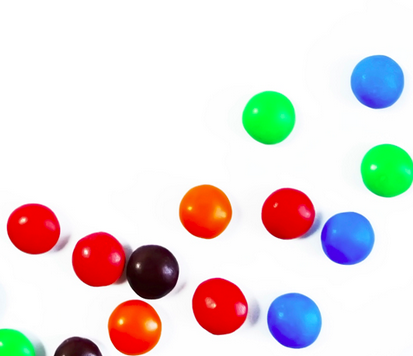
#> input picture smarties.png, 413 x 356 px
$ python morphological.py
#> lines starting #> are read from the running program, lines starting #| are printed output that depends on the picture; after the words box and inside, x2 and y2 are one past the last pixel; in counts of white or black regions, pixels touching at a corner belong together
import cv2
import numpy as np
import matplotlib.pyplot as plt

img = cv2.imread('smarties.png', cv2.IMREAD_GRAYSCALE)
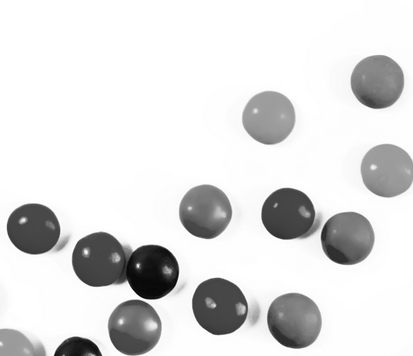
#> img: shape (356, 413); min 4, max 255, mean 222.6
_, mask = cv2.threshold(img, 200, 255, cv2.THRESH_BINARY_INV)
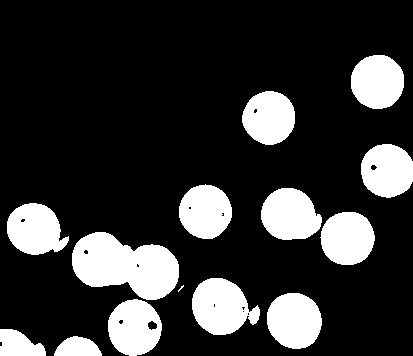
#> mask: shape (356, 413); 20.4% white; 14 white regions (1 under 20 px), largest, box (x1, y1, x2, y2) and area: (72, 232, 179, 300) 4889, (192, 278, 260, 335) 2676, (267, 293, 322, 349) 2435
kernal = np.array((3, 3), np.uint8)

dilation = cv2.dilate(mask, kernal, iterations=2)
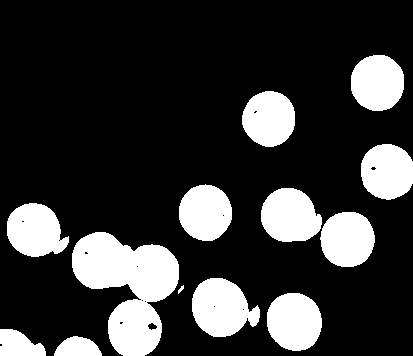
#> dilation: shape (356, 413); 21.3% white; 13 white regions, largest, box (x1, y1, x2, y2) and area: (72, 232, 179, 356) 7544, (192, 278, 260, 337) 2822, (267, 293, 322, 351) 2545
erosion = cv2.erode(mask, kernal, iterations=1)  # size reduce
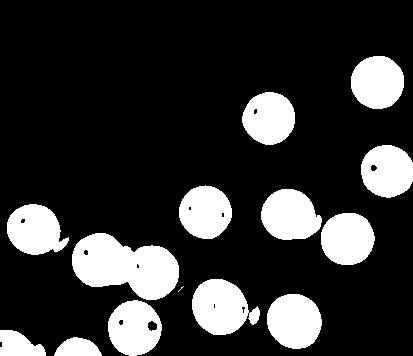
#> erosion: shape (356, 413); 19.8% white; 14 white regions (1 under 20 px), largest, box (x1, y1, x2, y2) and area: (72, 233, 179, 300) 4776, (192, 279, 260, 335) 2601, (267, 294, 322, 349) 2380
opening = cv2.morphologyEx(mask, cv2.MORPH_OPEN, kernal)  # 1.erosion 2. dilation
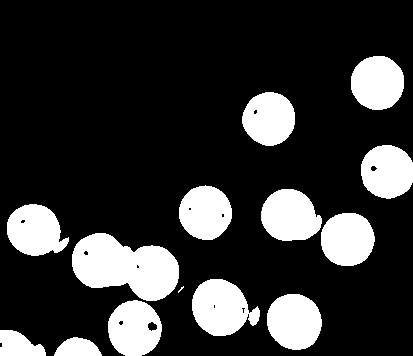
#> opening: shape (356, 413); 20.3% white; 14 white regions (1 under 20 px), largest, box (x1, y1, x2, y2) and area: (72, 233, 179, 301) 4889, (192, 279, 260, 336) 2674, (267, 294, 322, 350) 2435
closing = cv2.morphologyEx(mask, cv2.MORPH_CLOSE, kernal)  # 1.dilation 2.erosion
#> closing: shape (356, 413); 20.3% white; 14 white regions (1 under 20 px), largest, box (x1, y1, x2, y2) and area: (72, 233, 179, 301) 4889, (192, 279, 260, 336) 2680, (267, 294, 322, 350) 2435
gradient = cv2.morphologyEx(mask, cv2.MORPH_GRADIENT, kernal)  # dilation - erosion
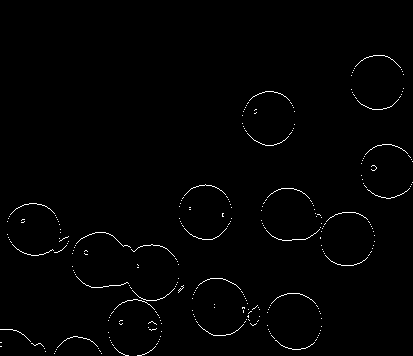
#> gradient: shape (356, 413); 1% white in thin lines or dots, all inside (x1, y1, x2, y2) = (0, 55, 413, 356)
tophat = cv2.morphologyEx(mask, cv2.MORPH_TOPHAT, kernal)  # mask - opening
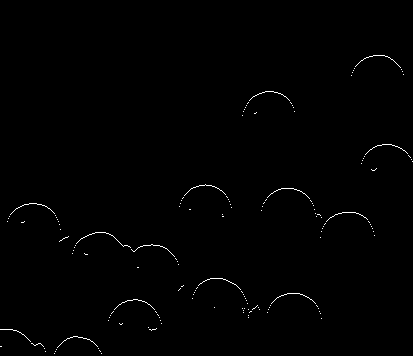
#> tophat: shape (356, 413); 0.56% white in thin lines or dots, all inside (x1, y1, x2, y2) = (0, 55, 413, 354)

titles = ['Mask', 'Dilation', 'Erosion', 'Opening', 'Closing', 'Gradient', 'tophat']
images = [mask, dilation, erosion, opening, closing, gradient, tophat]

for i in range(7):
    plt.subplot(3, 4, i + 1)
    plt.imshow(images[i], 'gray')
    plt.title(titles[i])
    plt.xticks([])
    plt.yticks([])

plt.show()

# [12 lines of commented-out code are left out]
